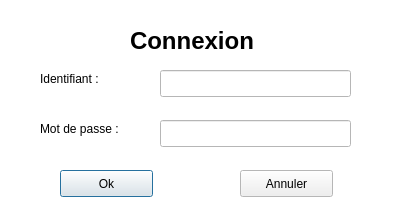
<?xml version="1.0" encoding="UTF-8"?>
<ui version="4.0">
 <class>connectionDial</class>
 <widget class="QDialog" name="connectionDial">
  <property name="geometry">
   <rect>
    <x>0</x>
    <y>0</y>
    <width>400</width>
    <height>216</height>
   </rect>
  </property>
  <property name="palette">
   <palette>
    <active>
     <colorrole role="Base">
      <brush brushstyle="SolidPattern">
       <color alpha="255">
        <red>255</red>
        <green>255</green>
        <blue>255</blue>
       </color>
      </brush>
     </colorrole>
     <colorrole role="Window">
      <brush brushstyle="SolidPattern">
       <color alpha="255">
        <red>255</red>
        <green>255</green>
        <blue>255</blue>
       </color>
      </brush>
     </colorrole>
    </active>
    <inactive>
     <colorrole role="Base">
      <brush brushstyle="SolidPattern">
       <color alpha="255">
        <red>255</red>
        <green>255</green>
        <blue>255</blue>
       </color>
      </brush>
     </colorrole>
     <colorrole role="Window">
      <brush brushstyle="SolidPattern">
       <color alpha="255">
        <red>255</red>
        <green>255</green>
        <blue>255</blue>
       </color>
      </brush>
     </colorrole>
    </inactive>
    <disabled>
     <colorrole role="Base">
      <brush brushstyle="SolidPattern">
       <color alpha="255">
        <red>255</red>
        <green>255</green>
        <blue>255</blue>
       </color>
      </brush>
     </colorrole>
     <colorrole role="Window">
      <brush brushstyle="SolidPattern">
       <color alpha="255">
        <red>255</red>
        <green>255</green>
        <blue>255</blue>
       </color>
      </brush>
     </colorrole>
    </disabled>
   </palette>
  </property>
  <property name="windowTitle">
   <string>Connection</string>
  </property>
  <widget class="QPushButton" name="but_valider">
   <property name="geometry">
    <rect>
     <x>60</x>
     <y>170</y>
     <width>93</width>
     <height>27</height>
    </rect>
   </property>
   <property name="text">
    <string>Ok</string>
   </property>
  </widget>
  <widget class="QPushButton" name="but_annuler">
   <property name="geometry">
    <rect>
     <x>240</x>
     <y>170</y>
     <width>93</width>
     <height>27</height>
    </rect>
   </property>
   <property name="text">
    <string>Annuler</string>
   </property>
  </widget>
  <widget class="QLineEdit" name="txt_identifiant">
   <property name="geometry">
    <rect>
     <x>160</x>
     <y>70</y>
     <width>191</width>
     <height>27</height>
    </rect>
   </property>
  </widget>
  <widget class="QLabel" name="label">
   <property name="geometry">
    <rect>
     <x>40</x>
     <y>70</y>
     <width>111</width>
     <height>17</height>
    </rect>
   </property>
   <property name="text">
    <string>Identifiant :</string>
   </property>
  </widget>
  <widget class="QLabel" name="label_2">
   <property name="geometry">
    <rect>
     <x>40</x>
     <y>120</y>
     <width>111</width>
     <height>17</height>
    </rect>
   </property>
   <property name="text">
    <string>Mot de passe :</string>
   </property>
  </widget>
  <widget class="QLineEdit" name="txt_password">
   <property name="geometry">
    <rect>
     <x>160</x>
     <y>120</y>
     <width>191</width>
     <height>27</height>
    </rect>
   </property>
   <property name="echoMode">
    <enum>QLineEdit::Password</enum>
   </property>
  </widget>
  <widget class="QLabel" name="label_3">
   <property name="geometry">
    <rect>
     <x>130</x>
     <y>30</y>
     <width>151</width>
     <height>21</height>
    </rect>
   </property>
   <property name="font">
    <font>
     <pointsize>18</pointsize>
     <weight>75</weight>
     <bold>true</bold>
    </font>
   </property>
   <property name="text">
    <string>Connexion</string>
   </property>
  </widget>
 </widget>
 <resources/>
 <connections>
  <connection>
   <sender>but_annuler</sender>
   <signal>clicked()</signal>
   <receiver>connectionDial</receiver>
   <slot>close()</slot>
   <hints>
    <hint type="sourcelabel">
     <x>286</x>
     <y>183</y>
    </hint>
    <hint type="destinationlabel">
     <x>199</x>
     <y>107</y>
    </hint>
   </hints>
  </connection>
 </connections>
</ui>
